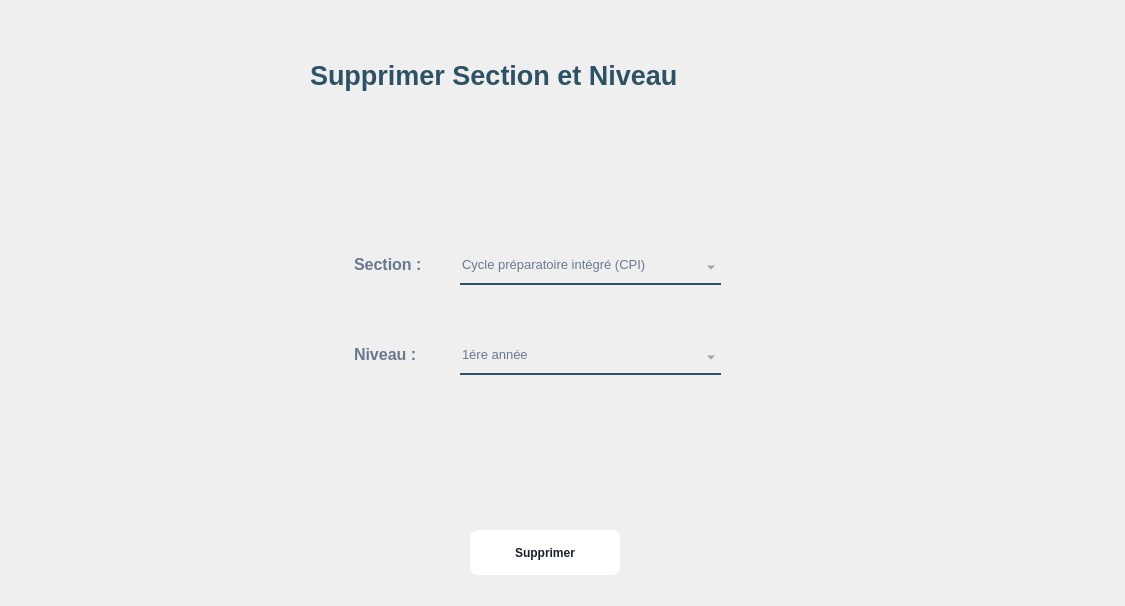
<?xml version="1.0" encoding="UTF-8"?>
<ui version="4.0">
 <class>Dialog</class>
 <widget class="QDialog" name="Dialog">
  <property name="geometry">
   <rect>
    <x>0</x>
    <y>0</y>
    <width>1125</width>
    <height>606</height>
   </rect>
  </property>
  <property name="windowTitle">
   <string>Dialog</string>
  </property>
  <widget class="QLabel" name="label_4">
   <property name="geometry">
    <rect>
     <x>0</x>
     <y>-130</y>
     <width>1131</width>
     <height>761</height>
    </rect>
   </property>
   <property name="styleSheet">
    <string notr="true">border-image:url(:/img/897.jpg);</string>
   </property>
   <property name="text">
    <string/>
   </property>
  </widget>
  <widget class="QLabel" name="label">
   <property name="geometry">
    <rect>
     <x>350</x>
     <y>250</y>
     <width>111</width>
     <height>35</height>
    </rect>
   </property>
   <property name="font">
    <font>
     <pointsize>12</pointsize>
     <weight>75</weight>
     <bold>true</bold>
    </font>
   </property>
   <property name="styleSheet">
    <string notr="true">background-color:rgba(0,0,0,0);
color:rgb(104, 121, 143);
padding-bottom:7px;</string>
   </property>
   <property name="text">
    <string>Section :</string>
   </property>
  </widget>
  <widget class="QPushButton" name="pushButton">
   <property name="geometry">
    <rect>
     <x>470</x>
     <y>530</y>
     <width>150</width>
     <height>45</height>
    </rect>
   </property>
   <property name="font">
    <font>
     <pointsize>-1</pointsize>
     <weight>87</weight>
     <bold>true</bold>
    </font>
   </property>
   <property name="styleSheet">
    <string notr="true">  background: #FFFFFF;
  border: 0 solid #E2E8F0;
  color: #1A202C;
  font-size: 12px;
  font-weight: 700;
  height: 56px;
  border-radius: 8px;

</string>
   </property>
   <property name="text">
    <string>Supprimer</string>
   </property>
  </widget>
  <widget class="QComboBox" name="comboBox">
   <property name="geometry">
    <rect>
     <x>460</x>
     <y>250</y>
     <width>261</width>
     <height>35</height>
    </rect>
   </property>
   <property name="font">
    <font>
     <pointsize>10</pointsize>
     <weight>50</weight>
     <bold>false</bold>
    </font>
   </property>
   <property name="styleSheet">
    <string notr="true">background-color:rgba(0,0,0,0);
border: 2px solid rgba(0,0,0,0);
border-bottom-color:rgba(46,82,101,255);
color:rgb(104, 121, 143);
padding-bottom:7px;</string>
   </property>
   <item>
    <property name="text">
     <string>Cycle préparatoire intégré (CPI)</string>
    </property>
   </item>
   <item>
    <property name="text">
     <string>Licence en sciences de l’informatique (L-I)</string>
    </property>
   </item>
   <item>
    <property name="text">
     <string>Licence en mathématiques appliquée (L-M)</string>
    </property>
   </item>
   <item>
    <property name="text">
     <string>Mastère de recherche en génie logiciel (MR-GL)</string>
    </property>
   </item>
   <item>
    <property name="text">
     <string>Mastère professionnel en génie logiciel (MP-GL)</string>
    </property>
   </item>
   <item>
    <property name="text">
     <string>Diplôme national d'ingénieur en électronique (ING)</string>
    </property>
   </item>
  </widget>
  <widget class="QLabel" name="label_10">
   <property name="geometry">
    <rect>
     <x>310</x>
     <y>50</y>
     <width>451</width>
     <height>51</height>
    </rect>
   </property>
   <property name="font">
    <font>
     <family>Arial</family>
     <pointsize>20</pointsize>
     <weight>75</weight>
     <bold>true</bold>
     <underline>false</underline>
    </font>
   </property>
   <property name="styleSheet">
    <string notr="true">color:rgba(46,82,101,255);
background-color:rgba(0,0,0,0);
</string>
   </property>
   <property name="text">
    <string>Supprimer Section et Niveau</string>
   </property>
  </widget>
  <widget class="QComboBox" name="comboBox_2">
   <property name="geometry">
    <rect>
     <x>460</x>
     <y>340</y>
     <width>261</width>
     <height>35</height>
    </rect>
   </property>
   <property name="font">
    <font>
     <pointsize>10</pointsize>
     <weight>50</weight>
     <bold>false</bold>
    </font>
   </property>
   <property name="styleSheet">
    <string notr="true">background-color:rgba(0,0,0,0);
border: 2px solid rgba(0,0,0,0);
border-bottom-color:rgba(46,82,101,255);
color:rgb(104, 121, 143);
padding-bottom:7px;</string>
   </property>
   <item>
    <property name="text">
     <string>1ére année</string>
    </property>
   </item>
   <item>
    <property name="text">
     <string>2eme année</string>
    </property>
   </item>
   <item>
    <property name="text">
     <string>3eme année</string>
    </property>
   </item>
  </widget>
  <widget class="QLabel" name="label_2">
   <property name="geometry">
    <rect>
     <x>350</x>
     <y>340</y>
     <width>111</width>
     <height>35</height>
    </rect>
   </property>
   <property name="font">
    <font>
     <pointsize>12</pointsize>
     <weight>75</weight>
     <bold>true</bold>
    </font>
   </property>
   <property name="styleSheet">
    <string notr="true">background-color:rgba(0,0,0,0);
color:rgb(104, 121, 143);
padding-bottom:7px;</string>
   </property>
   <property name="text">
    <string>Niveau :</string>
   </property>
  </widget>
 </widget>
 <resources>
  <include location="../img/back.qrc"/>
 </resources>
 <connections/>
</ui>
